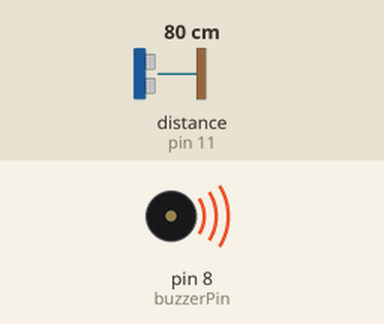
This sketch was run on a simulated Arduino Uno, built with avr-gcc and run on an emulated ATmega328P. On the bench: buzzer (waves = sounding). Wiring (inferred from the names in the program): ultrasonic range finder: trigger pin 12; echo pin 11. The inputs (shaded band) are chosen by the test bench; at power-on: distance to the obstacle (sensor on pin 11) 80 cm. The echo pulse lasts 58.3 µs per cm.

Above: at 1.3 s.
1.4 s: distance to the obstacle (sensor on pin 11) set to 99 cm
2.9 s: distance to the obstacle (sensor on pin 11) set to 105 cm
At 3.4 s:
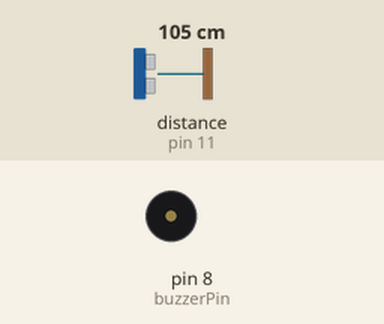
4.5 s: distance to the obstacle (sensor on pin 11) set to 2 cm
At 5.1 s:
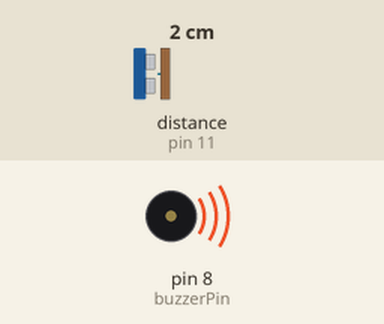
6.0 s: distance to the obstacle (sensor on pin 11) set to 120 cm
At 6.6 s:
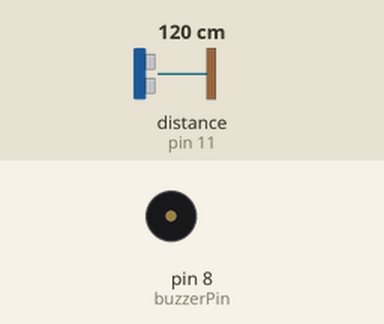
Timing chart, 0 to 8.5 s (numbered marks = the images above; inputs shaded):
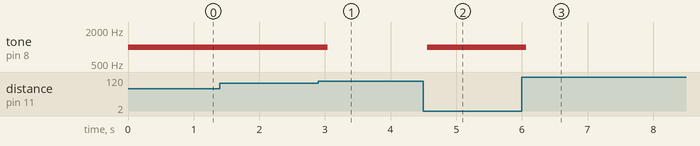

Measured:
- the behaviour switches between 101 and 102 cm on distance to the obstacle (sensor on pin 11) (found by bisection; images 0 and 1)
- after the input at 1.4 s, every drawn part: stays the same
- after the input at 2.9 s, tone on pin 8 (buzzerPin): 1000 Hz → silent after 0.14 s
- after the input at 4.5 s, tone on pin 8 (buzzerPin): silent → 1000 Hz after 0.06 s
- after the input at 6.0 s, tone on pin 8 (buzzerPin): 1000 Hz → silent after 0.06 s

The sketch:

sketch_mar24a.ino
```cpp
int trigPin = 12;
int echoPin = 11;
unsigned long duration, cm;
int buzzerPin = 8;

void setup() {
  Serial.begin(9600);
  pinMode(trigPin, OUTPUT);
  pinMode(echoPin, INPUT);
  pinMode(buzzerPin, OUTPUT);
}

void loop() {
  digitalWrite(trigPin, LOW);
  delayMicroseconds(2);
  digitalWrite(trigPin, HIGH);
  delayMicroseconds(10);
  digitalWrite(trigPin, LOW);

  duration = pulseIn(echoPin, HIGH);
  cm = (duration / 2) / 29.1;

  if (cm >= 0 && cm <= 100) {
    tone(buzzerPin, 1000);
  } else {
    noTone(buzzerPin);
  }

  delay(500);
}
```
